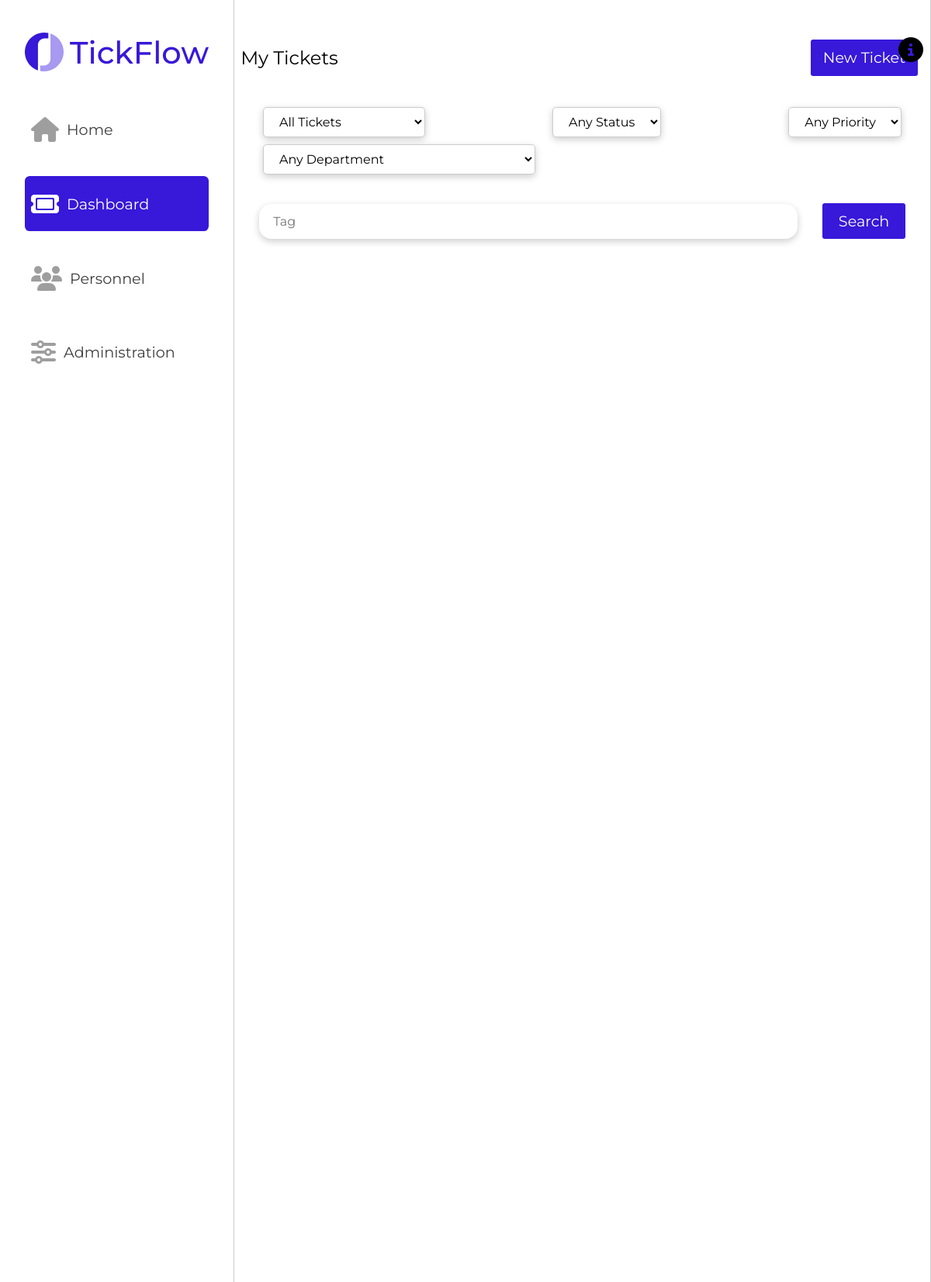
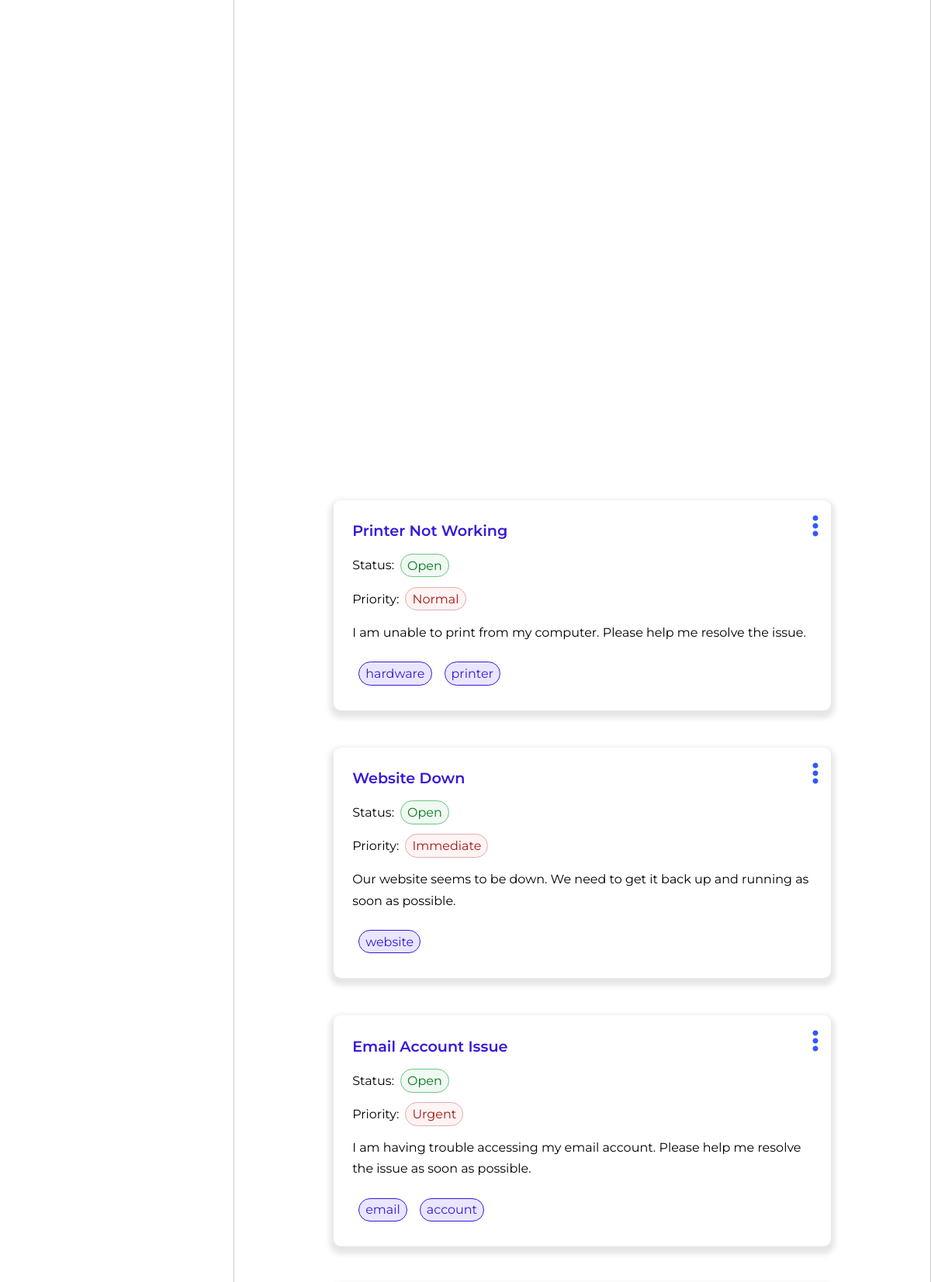
Screenshot of /server/pages/dashboard.php (signed in, upper part) with the database file from the repository (2 pictures, top to bottom).
### tables this page shows
CREATE TABLE Ticket (
    id INTEGER CHECK (id >= 1) PRIMARY KEY AUTOINCREMENT,
    subject TEXT NOT NULL,
    description TEXT NOT NULL,
    creationDate DATE NOT NULL,
    creationTime TIME NOT NULL,
    author INTEGER,
    assignee INTEGER,
    priority INTEGER NOT NULL,
    status INTEGER NOT NULL DEFAULT (1),
    department INTEGER,
    FOREIGN KEY (author) REFERENCES User(id),
    FOREIGN KEY (assignee) REFERENCES User(id),
    FOREIGN KEY (priority) REFERENCES Priority(id),
    FOREIGN KEY (status) REFERENCES Status(id),
    FOREIGN KEY (department) REFERENCES Department(id)
);

CREATE TABLE Status (
    id INTEGER CHECK (id >= 1) PRIMARY KEY AUTOINCREMENT,
    name TEXT UNIQUE NOT NULL
);

CREATE TABLE Priority (
    id INTEGER CHECK (id >= 1) PRIMARY KEY AUTOINCREMENT,
    name TEXT UNIQUE NOT NULL
);

### server/pages/dashboard.php (called while the page is built, shortened)
<?php
	include_once(__DIR__.'/../classes/session.class.php');
	include_once(__DIR__.'/../templates/common.tpl.php');
	include_once(__DIR__.'/../templates/profile.tpl.php');
	include_once(__DIR__.'/../templates/tickets.tpl.php');
    include_once(__DIR__.'/../classes/user.class.php');
    include_once(__DIR__.'/../classes/ticket.class.php');
    include_once(__DIR__.'/../classes/department.class.php');
    include_once(__DIR__.'/../classes/status.class.php');
    include_once(__DIR__.'/../classes/priority.class.php');
	$session = new Session();
    if (!isset($_GET['id'])) {
        $id = $session->userID;
    }
    $user = User::getUserById($id);
    if ($id === $session->userID) {
        $tickets = $user->getAllTickets();
    } else {
        $tickets = array_merge($user->getAuthoredTickets(), $user->getAssignedTickets());
    }
    $departments = Department::getDepartments();
    $statuses = Status::getStatuses();
    $priorities = Priority::getPriorities();
    drawTickets($departments, $tickets, $user, $session->getUser(), $statuses, $priorities, $session);
?>

### server/classes/user.class.php (called while the page is built, shortened)
<?php
include_once(__DIR__ . '/../classes/ticket.class.php');
class User
{
    public $id, $name, $email, $role, $department;
    public function __construct($id, $name, $email, $role, $department)
    {
        $this->id = $id;
        $this->role = $role;
    }
    public function getAllTickets()
    {
        if ($this->isAdmin()){
            return Ticket::getAllTickets();
        }
    }
    public function isAdmin()
    {
        return $this->role == "Admin";
    }
    public function isAgent()
    {
        return $this->role == "Agent" || $this->isAdmin();
    }
    public function hasAccessToTicket($ticketID)
    {
        if ($this->isAdmin()) {
            return true;
        }
    }
    static public function getUserById($userID) {
        $db = getDatabaseConnection();
        $query = $db->prepare("SELECT * FROM User WHERE id = ?");
        $query->execute(array($userID));
        $results = $query->fetchAll();
        $result = $results[0];
        $user = new User($result['id'], $result['name'], $result['email'], $result['role'], $result['department']);
        return $user;
    }
}

### server/classes/session.class.php (called while the page is built, shortened)
<?php
include_once(__DIR__.'/../classes/user.class.php');
class Session {
    public $userID;
    public function __construct() {
        $this->userID = null;
        if (isset($_SESSION["userID"])) {
            $userID = $_SESSION["userID"];
            if (is_numeric($userID)){
                $this->userID = $_SESSION["userID"];
            }
        }
        $this->token = $_SESSION['csrf'];
    }
    public function getUser(){
        return User::getUserById($this->userID);
    }
}
?>

### server/classes/ticket.class.php (called while the page is built, shortened)
<?php
class Ticket {
    function __construct($id, $subject, $description, $status, $priority, $tags, $date, $time, $authorID, $assigneeID, $departmentID){
        $this->id = $id;
        $this->subject = $subject;
        $this->description = $description;
        $this->tags = $tags;
    }
    static public function getAllTickets(){
        $db = getDatabaseConnection();
        $query = $db->prepare("SELECT * FROM Ticket");
        $query->execute();
        $results = $query->fetchAll();
        $tickets = array();
        foreach ($results as $row){
            $tags = Ticket::getTagsById($row['id']);
            $tickets[] = new Ticket(
                $row['id'],
                $row['subject'],
                $row['description'],
                $row['status'],
                $row['priority'],
                $tags,
                $row['creationDate'],
                $row['creationTime'],
                $row['author'],
                $row['assignee'],
                $row['department']
            );
        }
        return $tickets;
    }
    static public function getTagsById($id){
        $db = getDatabaseConnection();
        $query = $db->prepare("SELECT * FROM Ticket_Hashtag WHERE ticket = ?");
        $query->execute(array($id));
        $results = $query->fetchAll();
        $tags = array();
        foreach ($results as $row){
            $query = $db->prepare("SELECT * FROM Hashtag WHERE id = ?");
            $query->execute(array($row['hashtag']));
            $results = $query->fetchAll();
            $tag = $results[0]['name'];
            $tags[] = $tag;
        }
        return $tags;
    }
}
?>

### server/classes/status.class.php (called while the page is built, shortened)
<?php
class Status {
    function __construct($id, $name){
        $this->name = $name;
    }
    static public function getStatusById($id){
        $db = getDatabaseConnection();
        $query = $db->prepare("SELECT * FROM Status WHERE id = ?");
        $query->execute(array($id));
        $results = $query->fetchAll();
        $result = $results[0];
        return new Status($result['id'], $result['name']);
    }
}

### server/classes/priority.class.php (called while the page is built, shortened)
<?php
class Priority {
    function __construct($id, $name){
        $this->name = $name;
    }
    static public function getPriorityById($id){
        $db = getDatabaseConnection();
        $query = $db->prepare("SELECT * FROM Priority WHERE id = ?");
        $query->execute(array($id));
        $results = $query->fetchAll();
        $result = $results[0];
        return new Priority($result['id'], $result['name']);
    }
}

### server/templates/tickets.tpl.php (the view, shortened to what this page needs)
<?php function drawTickets($departments, $tickets, $user, $sessionUser, $statuses, $priorities, $session) {  ?>
    <main class="middle-column">
		<section id="tickets-search">
			<section class="top">
				<section class = "title">
					<?php if($user->id == $sessionUser->id) { ?>
					<h2>My Tickets</h2>
					<a href="ticketCreator.php"><button class = "button">New Ticket</button></a>
					<?php } else { ?>
					<h2><?=$user->name?>'s Tickets</h2>
					<?php } ?>
				</section>
				<section id="searchBar">
					<section id="filter-tab" data-userid=<?=$user->id?>>
						<?php if ($user->role != "Client") { ?>
						<select id="ownership-filter" class="filter-dropdown">
							<option value="All">All Tickets</option>
						</select>
						<?php } ?>
						<select id="status-filter" class="filter-dropdown">
							<option value="All">Any Status</option>
						</select>
						<select id="priority-filter" class="filter-dropdown">
							<option value="All">Any Priority</option>
						</select>
						<?php if ($user->id == $sessionUser->id || $sessionUser->isAdmin()) { ?>
						<select id="department-filter" class="filter-dropdown">
							<option value="All">Any Department</option>
						</select>
						<?php } ?>
					</section>
					<section class="tags-searchbar flex-fix">
						<ul class="tags-box tags" id="tag-creator">
							<input type="text" id="tag-input" name="tag" placeholder="Tag">
						</ul>
						<button class="button" id="search-button">Search</button>
					</section>
				</section>
			</section>
			<section id="tickets" class="content" data-token="<?=$session->token?>" data-isagent=<?=$sessionUser->isAgent()?>>
				<?php foreach ($tickets as $ticket) {
					$status = Status::getStatusById($ticket->status);
					$priority = Priority::getPriorityById($ticket->priority);
					?>
					<div class="edit-container ticket-container">
					<?php if ($sessionUser->hasAccessToTicket($ticket->id)) { ?>
					<button type=button class="dropdown-button">
						<i class="fa-solid fa-ellipsis-vertical"></i>
					</button>
					<div class="ticket-dropdown edit-dropdown">
						<a class="dropdown-option" href="../pages/editTicket.php?ticket=<?=$ticket->id?>">Edit</a>
						<a class="dropdown-option" href="../pages/history.php?ticket=<?=$ticket->id?>">History</a>
						<?php if ($sessionUser->isAgent()) { ?>
						<button class="dropdown-option remove-ticket">Delete</a>
						<?php } ?>
					</div>
					<?php } ?>
					<article class="edit-card ticket-card dash">
						<h3><a class="ticket-title" href="ticket.php?ticket=<?=$ticket->id?>"><?=$ticket->subject?></a></h3>
						<p>Status:<span class="status-tag"><?=$status->name?></span></p>
						<p>Priority:<span class="priority-tag"><?=$priority->name?></span></p>
						<p>	<?=$ticket->description?> </p>
						<ul class="tags">
							<?php foreach ($ticket->tags as $tag) { ?>
							<li class="tag"> <?= $tag ?> </li>
							<?php } ?>
						</ul>
					</article>
					</div>
				<?php } ?>
			</section>
		</section>
	</main>
<?php } ?>

### server/styles/layout.css (style rules this page uses)
:root { --main-color: #3818D9; }
* { font-family: 'Montserrat', sans-serif; }
html { scroll-behavior: smooth; box-sizing: border-box; }
body { margin: 0; padding: 0; overflow: hidden; }
.middle-column { grid-column: 2/5; min-height: 100vh; border-left: solid 0.0625rem #ccc; border-right: solid 0.0625rem #ccc; }
.fa-solid, .fa-regular { font-size: 2rem; margin-right: 0.625rem; color: #9E9E9E; }
.middle-column { overflow-y: scroll; height: 100vh; -ms-overflow-style: none; scrollbar-width: none; z-index: 1; }
.title { display: flex; flex-direction: row; align-items: center; justify-content: space-between; padding: 2rem 2rem; }
.title h2 { font-weight: 400; font-size: 1.5rem; }
.button { background-color: var(--main-color); color: #fff; border: none; border-radius: 0.2rem; padding: 0.7rem 1rem; font-size: 1.2rem; cursor: pointer; text-decoration: none; }

### server/styles/util.css (style rules this page uses)
.edit-container { position: relative; }
.edit-container .edit-card { z-index: 2; position: relative; }
.edit-container .dropdown-button { z-index: 3; position: absolute; top: 1rem; right: 0rem; background-color: transparent; color: grey; border-style: none; font-size: 1rem; cursor: pointer; outline: none; }
.fa-ellipsis-vertical { color: #3456ff; }
.edit-dropdown { z-index: 1; display: flex; flex-direction: column; position: absolute; transition: 0.9s; left: 75%; top: 0; background-color: white; padding: 0.5rem; border-radius: 0.6rem; }
.edit-dropdown.ticket-dropdown { left: 80%; }
.edit-dropdown>.dropdown-option { text-decoration: none; color: black; background-color: transparent; border-style: none; padding: 0.7rem; margin: 0.1rem 0; border-radius: 0.6rem; transition: 0.3s; font-size: 1rem; }

### server/styles/dashboard.css (style rules this page uses)
#tickets-search { height: 100%; overflow-y: hidden; display: grid; grid-template-rows: [start] auto [middle] 60vh [end]; }
#tickets-search #tickets { grid-row: middle / end; overflow-y: scroll; -ms-overflow-style: none; scrollbar-width: none; }
#filter-tab { display: flex; flex-direction: row; flex-wrap: wrap; align-items: center; justify-content: space-between; padding: 1rem 2rem; }
#filter-tab>.filter-dropdown { background-color: #fff; border: 0.0625rem solid #ccc; border-radius: 0.3rem; margin: 0.3rem; padding: 0.5rem 1rem; font-size: 1rem; cursor: pointer; outline: none; transition: border 0.3s ease-in-out; box-shadow: 0 0.1875rem 0.625rem rgb(0 0 0 / 0.2); }
#filter-tab>.filter-dropdown>option { background-color: #f8f7fc; }
.tags { display: flex; flex-direction: row; align-items: center; justify-content: flex-start; flex-wrap: wrap; margin-top: 1rem; padding: 0; list-style-type: none; max-width: 100%; }
.tags .tag { background-color: #eae6ff; border: 0.0625rem solid var(--main-color); padding: 0.3rem 0.5rem; border-radius: 90rem; color: var(--main-color); margin: 0.5rem; }
.tags-searchbar { display: grid; grid-template-columns: [start]5fr [middle] 1fr [end]; grid-template-rows: [start] 1fr [middle] auto [end]; align-items: center; justify-content: space-between; padding: 1rem 2rem; margin-bottom: 1rem; }
#tag-creator { grid-column: start / middle; grid-row: start / middle; }
#search-button { grid-column: middle / end; grid-row: start / middle; margin-left: 2rem; }
.tags-box { flex: 1; border: 0.0625 solid #d8d8d8; border-radius: 1rem; font-size: 1rem; outline: none; transition: border 0.3s ease-in-out; box-shadow: 0 0.1975rem 0.625rem rgb(0 0 0 / 0.2); white-space: nowrap; flex-wrap: nowrap; overflow-x: scroll; margin: 0; }
.tags-box #tag-input { display: flex; background-color: transparent; flex: 1; margin: 0.75rem 1rem; border: none; outline: none; font-size: 1rem; margin-right: 0.5rem; }
.ticket-container { margin: 3rem 8rem; }
.ticket-card { box-shadow: 0rem 0.3125rem 0.4375rem 0.3125rem rgb(0 0 0 / 10%); border-radius: 0.6rem; }
.ticket-card.dash { padding: 0.5rem 1.5rem; background-color: white; }
.ticket-card h3 { font-size: 1.2rem; font-weight: 600; color: var(--main-color); align-items: center; justify-content: center; }
.ticket-card h3 a, .ticket-card h3 a:visited, .ticket-card h3 a:hover, .ticket-card h3 a:active { text-decoration: none; color: var(--main-color) }
.ticket-card p { line-height: 1.7rem; word-break: break-word; }
.status-tag { background-color: #F0F9F2; border: 0.0625rem solid #6DC580; padding: 0.3rem 0.5rem; border-radius: 90rem; color: #03781D; margin: 0 0.5rem; }
.priority-tag { background-color: #FFF3F3; border: 0.0625rem solid #E0B1B1; color: #A31717; padding: 0.3rem 0.5rem; border-radius: 90rem; margin: 0 0.5rem; }

### rows the page displays
ticket: subject "Printer Not Working", status.name "Open", priority.name "Normal", description "I am unable to print from my computer. Please help me resolve the issue.", tag "hardware", tag "printer"
ticket: subject "Website Down", status.name "Open", priority.name "Immediate", description "Our website seems to be down. We need to get it back up and running as soon as possible.", tag "website"
ticket: subject "Email Account Issue", status.name "Open", priority.name "Urgent", description "I am having trouble accessing my email account. Please help me resolve the issue as soon as possible.", tag "email", tag "account"
